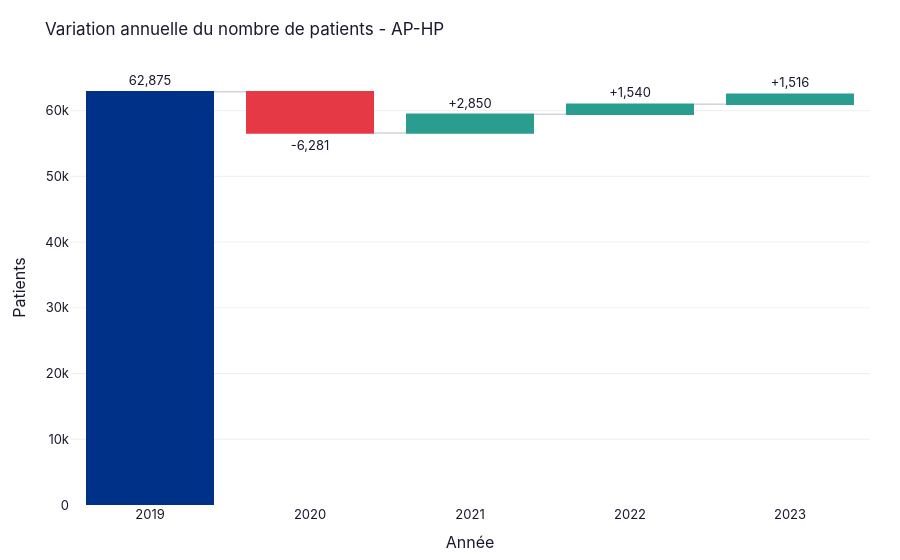

Notebook code cell kept with this figure:
### Markdown cell above
## Section 3 — Évolution globale

`waterfall_trends` (variation annuelle) + `line_evolution` des séjours par mode de PEC.

### Code cell
fig_wf = waterfall_trends(aphp_total, 'Variation annuelle du nombre de patients - AP-HP')
fig_wf.show()

### Figure 1 — Plotly figure (JSON) as saved in the notebook; plotly's stock layout.template omitted (floating-point values rounded to 4 significant figures)
{"data": [{"connector": {"line": {"color": "#CED4DA", "width": 1.5}}, "decreasing": {"marker": {"color": "#E63946"}}, "hovertemplate": "%{x}<br>%{y:+,.0f}<extra></extra>", "increasing": {"marker": {"color": "#2A9D8F"}}, "measure": ["absolute", "relative", "relative", "relative", "relative"], "text": ["62,875", "-6,281", "+2,850", "+1,540", "+1,516"], "textposition": "outside", "totals": {"marker": {"color": "#003189"}}, "type": "waterfall", "x": ["2019", "2020", "2021", "2022", "2023"], "y": [62875, -6281, 2850, 1540, 1516]}], "layout": {"font": {"color": "#1A1A2E", "family": "Inter, Arial, sans-serif", "size": 13}, "hovermode": "x unified", "legend": {"bgcolor": "rgba(255,255,255,0.95)", "bordercolor": "#DEE2E6", "borderwidth": 1, "font": {"size": 12}}, "margin": {"b": 50, "l": 70, "r": 30, "t": 70}, "paper_bgcolor": "white", "plot_bgcolor": "white", "title": {"font": {"size": 17}, "text": "Variation annuelle du nombre de patients - AP-HP"}, "xaxis": {"showgrid": false, "title": {"text": "Année"}, "zeroline": false}, "yaxis": {"gridcolor": "#F0F0F0", "showgrid": true, "title": {"text": "Patients"}, "zeroline": false}}}
